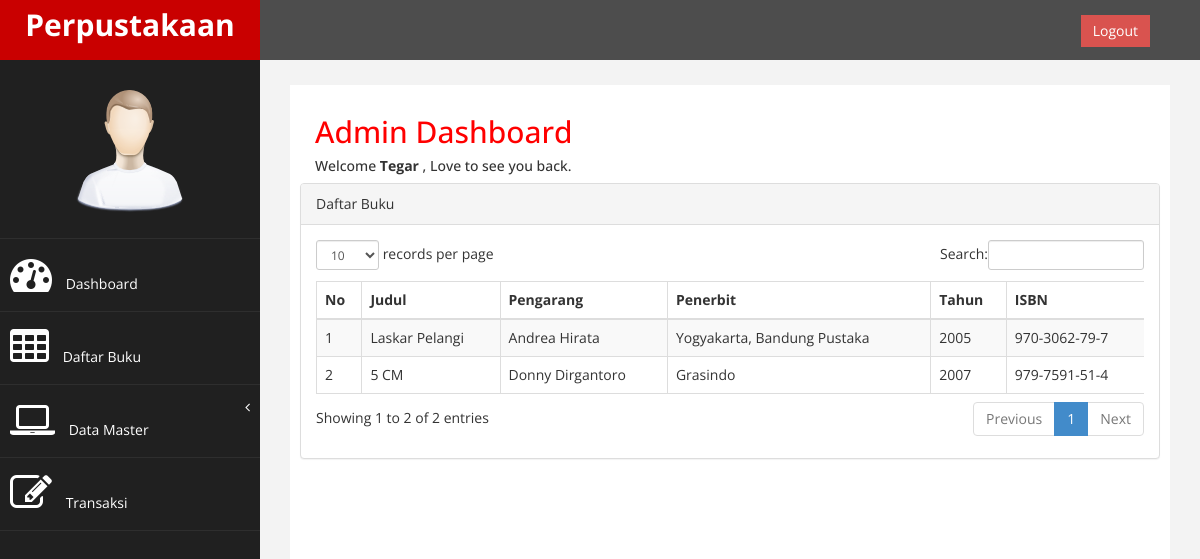
/index.php?page=transaksi&aksi=lihatbuku&id=PE202101060007 (signed in), run on the app's committed database.
### tables this page shows
CREATE TABLE IF NOT EXISTS `transaksi` (
  `kodepinjam` varchar(25) NOT NULL,
  `tglpinjam` date NOT NULL,
  `tglkembali` date NOT NULL,
  `id_peminjam` varchar(10) NOT NULL,
  `id_petugas` varchar(10) NOT NULL
);

CREATE TABLE IF NOT EXISTS `tb_buku` (
  `id` int(11) NOT NULL,
  `judul` varchar(150) NOT NULL,
  `pengarang` varchar(150) NOT NULL,
  `penerbit` varchar(150) NOT NULL,
  `tahun_terbit` varchar(4) NOT NULL,
  `isbn` varchar(30) NOT NULL,
  `jml_buku` int(3) NOT NULL
);

### page/transaksi/lihatbuku.php (the view, shortened to what this page needs)
<?php
include "koneksi.php";
?>
  <?php
    $kodepinjam= $_GET['id'];
    ?>
<div class="row">
                <div class="col-md-12">
                    <div class="panel panel-default">
                        <div class="panel-heading">
                             Daftar Buku
                        </div>
                        <div class="panel-body">
                            <div class="table-responsive">
                                <table class="table table-striped table-bordered table-hover" id="dataTables-example">
                                    <thead>
                                        <tr>
                                            <th>No</th>
                                            <th>Judul</th>
                                            <th>Pengarang</th>
                                            <th>Penerbit</th>
                                            <th>Tahun</th>
                                            <th>ISBN</th>
                                        </tr>
                                    </thead>
                                    <tbody>
                                        <?php
                                        $no = 1;
                                        $sql        = mysqli_query($koneksi, "SELECT transaksi.*, tb_buku.*, dettransaksi.* FROM transaksi, tb_buku, dettransaksi
                                        WHERE transaksi.kodepinjam=dettransaksi.kodepinjam and tb_buku.id=dettransaksi.id and transaksi.kodepinjam='$kodepinjam'") or die(mysqli_error());
                                        while ($data = mysqli_fetch_array($sql)){;
?>
                                        <tr>
                                            <td><?php echo $no++; ?></td>
                                            <td><?php echo $data['judul'];?></td>
                                            <td><?php echo $data['pengarang'];?></td>
                                            <td><?php echo $data['penerbit'];?></td>
                                            <td><?php echo $data['tahun_terbit'];?></td>
                                            <td><?php echo $data['isbn'];?></td>
                                        </tr>
                                        <?php
                                    }
                                    ?>
                                    </tbody>
                                </table>
                            </div>
                        </div>
                    </div>
                </div>
            </div>

### index.php (shortened to what this page needs)
<!DOCTYPE html>
<html>
<head>
    <link href="assets/css/bootstrap.css" rel="stylesheet" />
    <link href="assets/css/font-awesome.css" rel="stylesheet" />
    <link href="assets/css/custom.css" rel="stylesheet" />
    <link href="assets/css/style.css" rel="stylesheet" />
   <link href="assets/js/dataTables/dataTables.bootstrap.css" rel="stylesheet" />
</head>
<body>
    <div id="wrapper">
        <nav class="navbar navbar-default navbar-cls-top " role="navigation" style="margin-bottom: 0">
            <div class="navbar-header">
                <a class="navbar-brand" href="index.php">Perpustakaan</a>
            </div>
  <div style="color: white;
padding: 15px 50px 5px 50px;
float: right;
font-size: 16px;"> &nbsp; <a href="logout.php" class="btn btn-danger square-btn-adjust">Logout</a> </div>
        </nav>
                <nav class="navbar-default navbar-side" role="navigation">
            <div class="sidebar-collapse">
                <ul class="nav" id="main-menu">
				<li class="text-center">
                    <img src="assets/img/find_user.png" class="user-image img-responsive"/>
					</li>
                    <li>
                        <a href="index.php"><i class="fa fa-dashboard fa-3x"></i> Dashboard</a>
                    </li>
                      <li  >
                        <a  href="?page=buku"><i class="fa fa-table fa-3x"></i> Daftar Buku</a>
                    </li>
                    <li>
                     <a href="#"><i class="fa fa-laptop fa-3x"></i> Data Master<span class="fa arrow"></span></a>
                          </li>
                        </ul>
                    <li>
                        <a  href="?page=transaksi"><i class="fa fa-edit fa-3x"></i> Transaksi </a>
                    </li>
            </div>
        </nav>
<?php
        include "koneksi.php";
                                $admin=$_SESSION['id_petugas'];
                                $sql=  mysqli_query($koneksi,"SELECT * from admin where id_petugas='$admin' ")or die (mysqli_error());
                                while($row= mysqli_fetch_array($sql)){?>
        <div id="page-wrapper" >
            <div id="page-inner">
              <div class="col-md-12">
                     <h2>Admin Dashboard</h2>
                        <h5>Welcome <b><?php echo $row['nama_petugas'];
                      }?></b> , Love to see you back. </h5>
                    </div>
                <div class="row">
                    <div class="col-md-12">
                        <?php
                          include 'halaman.php';
                            ?>
                    </div>
                </div>
            </div>
        </div>
</body>
</html>

### assets/css/custom.css (style rules this page uses)
body { font-family: 'Open Sans', sans-serif; }
#wrapper { width: 100%; background:#202020; }
#page-wrapper { padding: 15px 15px; min-height: 600px; background:#F3F3F3; }
#page-inner { width:100%; margin:10px 20px 10px 0px; background-color:#fff!important; padding:10px; min-height:1200px; }
.text-center { text-align:center; }
h2 { color: #f00; }
.square-btn-adjust { border: 0px solid transparent; -webkit-border-radius: 0px; -moz-border-radius: 0px; border-radius: 0px; }
.user-image { margin: 25px auto; -webkit-border-radius: 10px; -moz-border-radius: 10px; border-radius: 10px; max-height:170px; max-width:170px; }
.navbar-cls-top .navbar-brand { color: #fff; background: #C90000; width: 260px; text-align: center; height: 60px; font-size: 30px; font-weight: 700; }
.arrow { float: right; }
.fa.arrow:before { content: "\f104"; }
.sidebar-collapse , .sidebar-collapse .nav { background:none; }
.sidebar-collapse .nav { padding:0; }
.sidebar-collapse .nav > li > a { color:#fff; background:#202020; text-shadow:none; }
.sidebar-collapse > .nav > li > a { padding:15px 10px; }
.sidebar-collapse > .nav > li { border-bottom: 1px solid rgba(107, 108, 109, 0.19); }
.navbar-side { border:none; background-color: #202020; }
.navbar-cls-top { background:#4D4D4D; border-bottom:none; }
.navbar-default { border:0px solid black; }
.navbar-header { background: #A70303; }
.nav > li > a > i { margin-right:10px; }
@media (min-width:768px) { #page-wrapper { margin: 0 0 0 260px; padding: 15px 30px; min-height: 1200px; } }
@media (min-width:768px) { .navbar-side { z-index: 1; position: absolute; width: 260px; } }
@media (min-width:768px) { .navbar { border-radius: 0px; } }

### data on the page
transaksi: tb_buku.judul "Laskar Pelangi", tb_buku.pengarang "Andrea Hirata", tb_buku.penerbit "Yogyakarta, Bandung Pustaka", tb_buku.tahun_terbit "2005", tb_buku.isbn "970-3062-79-7", tb_buku.judul "5 CM", tb_buku.pengarang "Donny Dirgantoro", tb_buku.penerbit "Grasindo", tb_buku.tahun_terbit "2007", tb_buku.isbn "979-7591-51-4"

### other printed values
$row['nama_petugas'] "Tegar"
